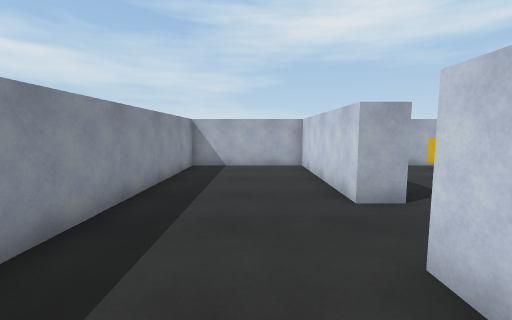
view 1 (above)

12 first-person views from a walk through a scene from a Unity 3-D project. The camera is 1.4 m above the floor, tilts 6° down and sees 90° across. The floor is counted in squares, 1 m on a side. Each view is taken from the middle of a square. On the plan, view 1 faces up. The plan holds only what a view shows up to about 13 squares ahead; the rest is blank. The place goes on beyond the plan. The player is left out.

view 2
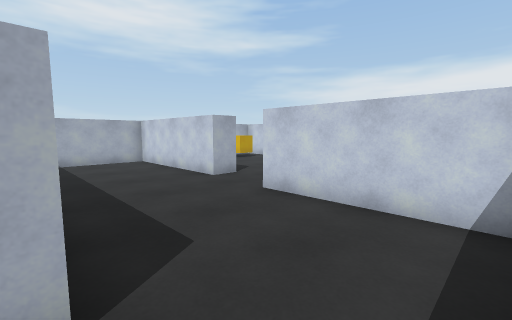

view 3
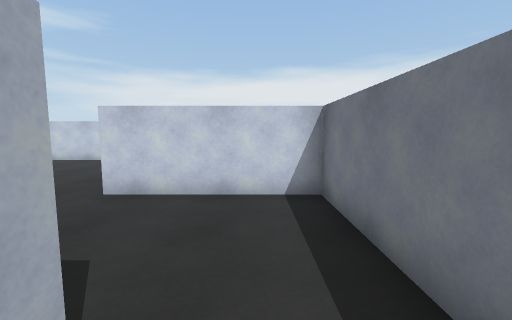

view 4
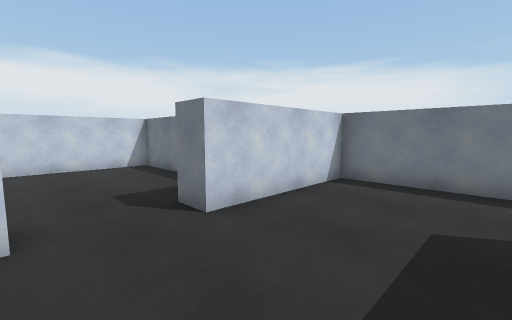

view 5
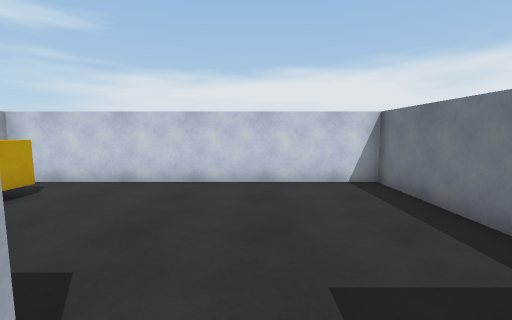

view 6
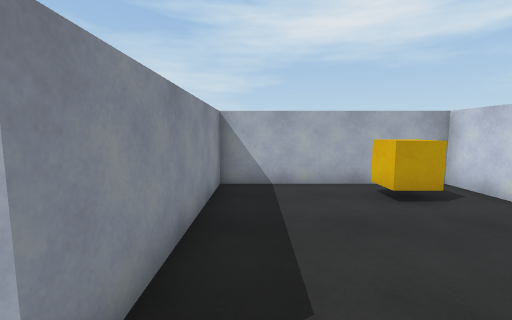

view 7
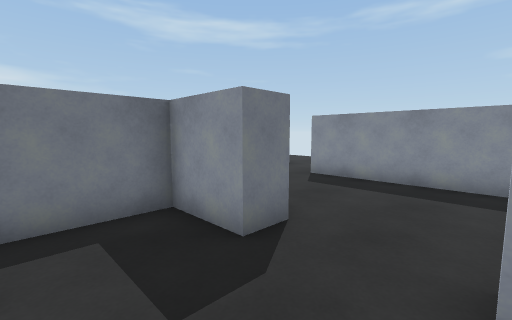

view 8
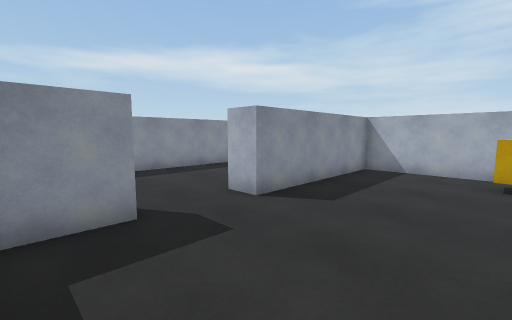

view 9
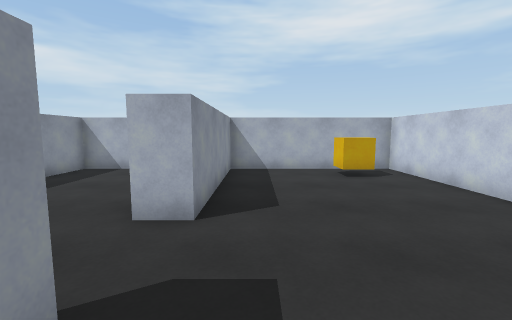

view 10
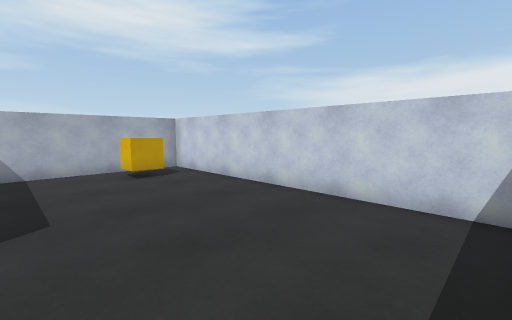

view 11
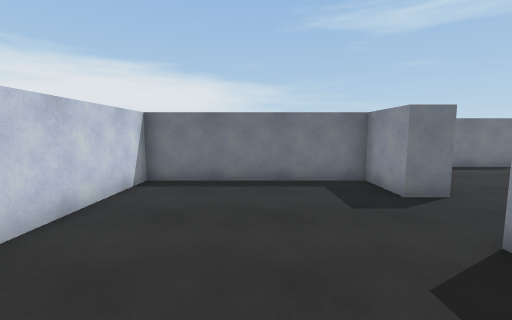

view 12
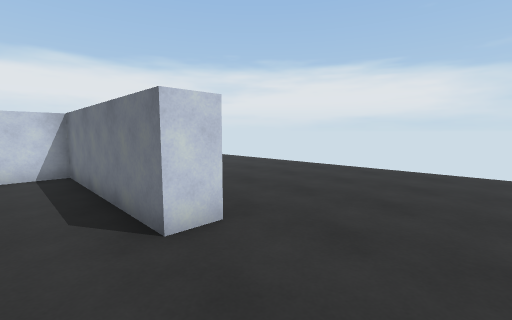

### Floor plan
Ten units are one square. View 1 is at (0, 0); x grows to the right and y downward. Boxes are objects, and circles mark ways between rooms. Rooms are numbered by the first view taken in them; rooms with no view inside come last. Other rooms are left out.
<svg viewBox="-53 -115 151 180">
<path fill="none" stroke="#000" d="M20 -50 20 -110 -27 -110 -27 0M-26 25 18 25 18 -25M-27 0 -31 0M-48 35 -48 25 -26 25M18 -25 28 -25 28 -5 93 -5 93 -110 30 -110 30 -50 20 -50"/>
<rect x="65" y="-105" width="10" height="20" fill="#bbb"><title>cube</title></rect>
<circle cx="-35" cy="15" r="3" fill="#2a7"/>
<circle cx="25" cy="-35" r="3" fill="#2a7"/>
<text x="-10" y="-40">1</text>
<text x="80" y="60">2</text>
<text x="60" y="-50">3</text>
</svg>
Room 1 opens to room 2. Room 1 opens to room 3.

Where each view was taken, in squares from view 1:
view 1: 0 up, 0 right, facing up
view 2: 2 down, 3 left, facing up-right
view 3: 1 down, 4 left, facing right
view 4: 5 up, 2 left, facing down-right
view 5: 4 up, 2 right, facing right
view 6: 4 up, 4 right, facing up
view 7: 5 up, 5 right, facing down-left
view 8: 1 up, 7 right, facing up-left
view 9: 1 up, 4 right, facing up
view 10: 1 up, 4 right, facing up-right
view 11: 8 up, 6 right, facing down
view 12: 1 down, 8 left, facing down-right
